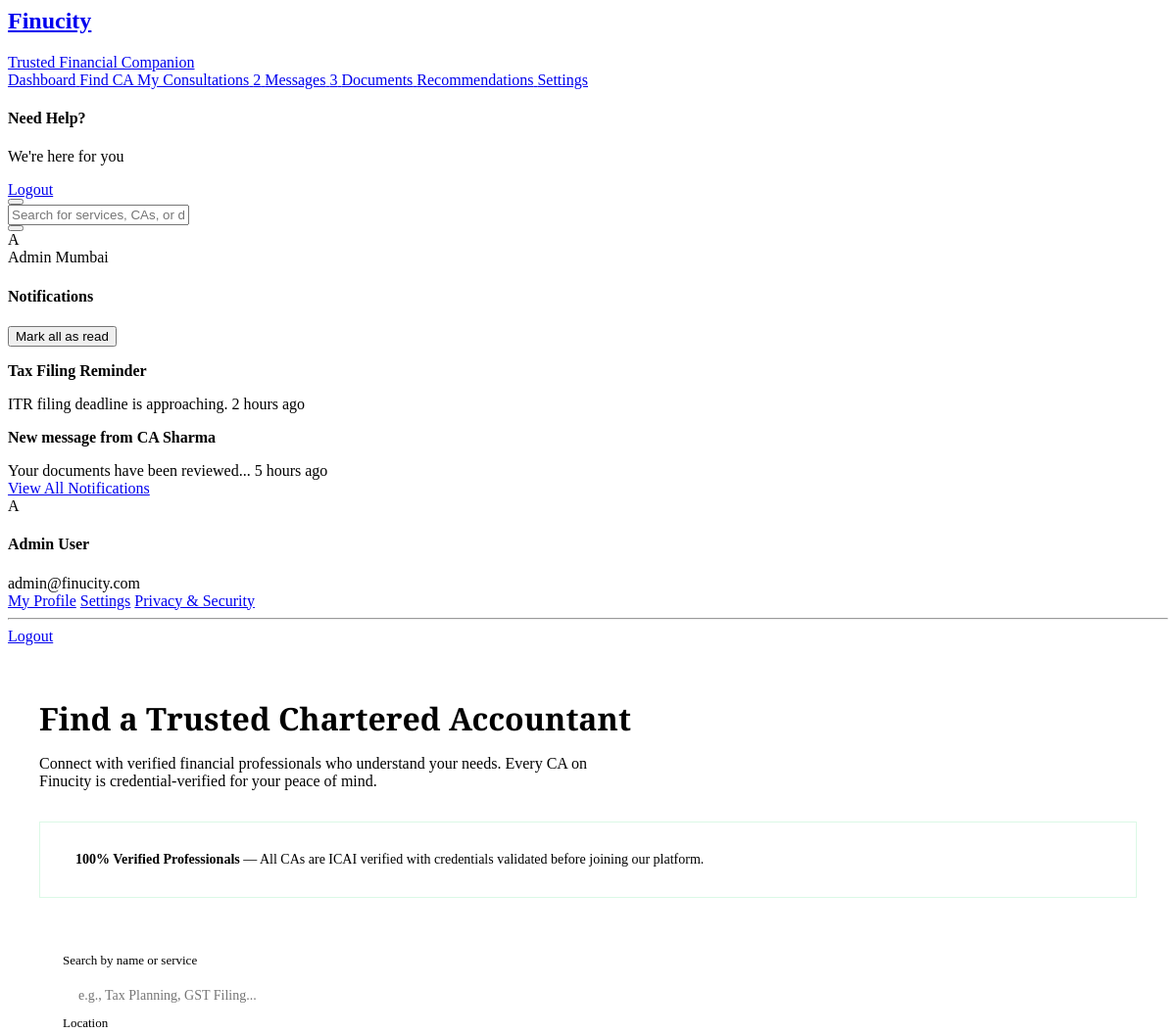
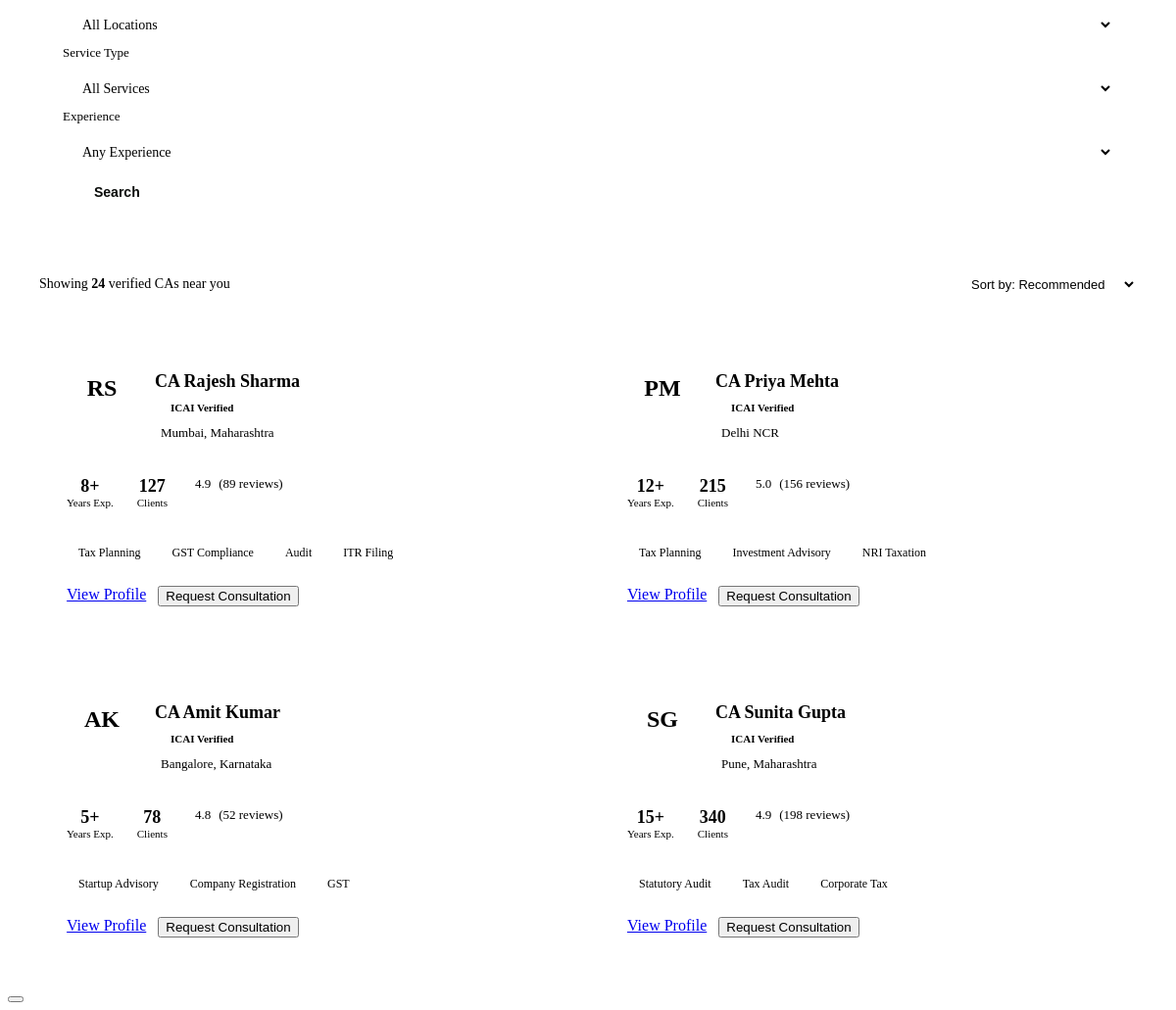
/user/find-ca (signed in), run on the app's committed database (2 pictures, top to bottom).
### finucity/models.py (models this page shows, shortened)
class User(UserMixin, db.Model):
    __tablename__ = 'users'
    id = db.Column(db.Integer, primary_key=True)
    username = db.Column(db.String(80), unique=True, nullable=False, index=True)
    email = db.Column(db.String(120), unique=True, nullable=False, index=True)
    password_hash = db.Column(db.String(200), nullable=False)
    first_name = db.Column(db.String(50), nullable=False)
    last_name = db.Column(db.String(50), nullable=False)
    phone = db.Column(db.String(15))
    profession = db.Column(db.String(100))
    city = db.Column(db.String(50))
    state = db.Column(db.String(50))
    is_active = db.Column(db.Boolean, default=True)
    is_admin = db.Column(db.Boolean, default=False)
    email_verified = db.Column(db.Boolean, default=False)
    created_at = db.Column(db.DateTime, default=datetime.utcnow)
    last_login = db.Column(db.DateTime)
    last_seen = db.Column(db.DateTime, default=datetime.utcnow)
    chat_queries = db.relationship('ChatQuery', backref='user', lazy='dynamic', cascade='all, delete-orphan')
    conversations = db.relationship('Conversation', backref='user', lazy='dynamic', cascade='all, delete-orphan')
    feedback_entries = db.relationship(
        'UserFeedback',
        foreign_keys='UserFeedback.user_id',
        backref='user',
        lazy='dynamic',
        cascade='all, delete-orphan'
    )
    admin_responses = db.relationship(
        'UserFeedback',
        foreign_keys='UserFeedback.admin_user_id',
        backref='admin',
        lazy='dynamic'
    )

### finucity/routes.py (the view)
@main_bp.route('/user/find-ca', endpoint='find_ca')
@login_required
def find_ca():
    return render_template('user/find_ca.html', user=current_user)

### finucity/templates/user/find_ca.html (shortened to what this page needs)
<html lang="en">
<head>
    <link rel="stylesheet" href="https://cdnjs.cloudflare. com/ajax/libs/font-awesome/6.4.0/css/all.min.css">
    <link rel="stylesheet" href="{{ url_for('static', filename='css/user-dashboard. css') }}">
</head>
<body>
    {% include 'user/partials/sidebar.html' %}
    <main class="main-content">
        {% include 'user/partials/header.html' %}
        <div class="find-ca-page">
            <div class="page-header">
                <h1>Find a Trusted Chartered Accountant</h1>
                <p>Connect with verified financial professionals who understand your needs.  Every CA on Finucity is credential-verified for your peace of mind.</p>
            </div>
            <div class="trust-banner">
                <p><strong>100% Verified Professionals</strong> — All CAs are ICAI verified with credentials validated before joining our platform.</p>
            </div>
            <div class="search-filters">
                <div class="filters-row">
                    <div class="filter-group">
                        <label>Search by name or service</label>
                        <input type="text" class="filter-input" placeholder="e.g., Tax Planning, GST Filing... ">
                    </div>
                    <div class="filter-group">
                        <label>Location</label>
                        <select class="filter-input">
                            <option>All Locations</option>
                        </select>
                    </div>
                    <div class="filter-group">
                        <label>Service Type</label>
                        <select class="filter-input">
                            <option>All Services</option>
                        </select>
                    </div>
                    <div class="filter-group">
                        <label>Experience</label>
                        <select class="filter-input">
                            <option>Any Experience</option>
                        </select>
                    </div>
                    <button class="search-btn">
                         Search
                    </button>
                </div>
            </div>
            <div class="results-header">
                <span class="results-count">Showing <strong>24</strong> verified CAs near you</span>
                <select class="sort-select">
                    <option>Sort by:  Recommended</option>
                </select>
            </div>
            <div class="ca-grid">
                <div class="ca-card">
                    <div class="ca-card-header">
                        <div class="ca-photo">RS</div>
                        <div class="ca-basic-info">
                            <h3>CA Rajesh Sharma</h3>
                            <div class="ca-verified"> ICAI Verified</div>
                            <div class="ca-location"> Mumbai, Maharashtra</div>
                        </div>
                    </div>
                    <div class="ca-stats">
                        <div class="ca-stat">
                            <span class="ca-stat-value">8+</span>
                            <span class="ca-stat-label">Years Exp. </span>
                        </div>
                        <div class="ca-stat">
                            <span class="ca-stat-value">127</span>
                            <span class="ca-stat-label">Clients</span>
                        </div>
                        <div class="ca-stat">
                            <div class="ca-rating">
                                 4.9
                                <span>(89 reviews)</span>
                            </div>
                        </div>
                    </div>
                    <div class="ca-services">
                        <span class="service-tag">Tax Planning</span>
                        <span class="service-tag">GST Compliance</span>
                        <span class="service-tag">Audit</span>
                        <span class="service-tag">ITR Filing</span>
                    </div>
                    <div class="ca-card-actions">
                        <a href="#" class="btn-primary">View Profile</a>
                        <button class="btn-secondary">Request Consultation</button>
                    </div>
                </div>
                <div class="ca-card">
                    <div class="ca-card-header">
                        <div class="ca-photo">PM</div>
                        <div class="ca-basic-info">
                            <h3>CA Priya Mehta</h3>
                            <div class="ca-verified"> ICAI Verified</div>
                            <div class="ca-location"> Delhi NCR</div>
                        </div>
                    </div>
                    <div class="ca-stats">
                        <div class="ca-stat">
                            <span class="ca-stat-value">12+</span>
                            <span class="ca-stat-label">Years Exp.</span>
                        </div>
                        <div class="ca-stat">
                            <span class="ca-stat-value">215</span>
                            <span class="ca-stat-label">Clients</span>
                        </div>
                        <div class="ca-stat">
                            <div class="ca-rating">
                                 5.0
                                <span>(156 reviews)</span>
                            </div>
                        </div>
                    </div>
                    <div class="ca-services">
                        <span class="service-tag">Tax Planning</span>
                        <span class="service-tag">Investment Advisory</span>
                        <span class="service-tag">NRI Taxation</span>
                    </div>
                    <div class="ca-card-actions">
                        <a href="#" class="btn-primary">View Profile</a>
                        <button class="btn-secondary">Request Consultation</button>
                    </div>
                </div>
                <div class="ca-card">
                    <div class="ca-card-header">
                        <div class="ca-photo">AK</div>
                        <div class="ca-basic-info">
                            <h3>CA Amit Kumar</h3>
                            <div class="ca-verified"> ICAI Verified</div>
                            <div class="ca-location"> Bangalore, Karnataka</div>
                        </div>
                    </div>
                    <div class="ca-stats">
                        <div class="ca-stat">
                            <span class="ca-stat-value">5+</span>
                            <span class="ca-stat-label">Years Exp.</span>
                        </div>
                        <div class="ca-stat">
                            <span class="ca-stat-value">78</span>
                            <span class="ca-stat-label">Clients</span>
                        </div>
                        <div class="ca-stat">
                            <div class="ca-rating">
                                 4.8
                                <span>(52 reviews)</span>
                            </div>
                        </div>
                    </div>
                    <div class="ca-services">
                        <span class="service-tag">Startup Advisory</span>
                        <span class="service-tag">Company Registration</span>
                        <span class="service-tag">GST</span>
                    </div>
                    <div class="ca-card-actions">
                        <a href="#" class="btn-primary">View Profile</a>
                        <button class="btn-secondary">Request Consultation</button>
                    </div>
                </div>
                <div class="ca-card">
                    <div class="ca-card-header">
                        <div class="ca-photo">SG</div>
                        <div class="ca-basic-info">
                            <h3>CA Sunita Gupta</h3>
                            <div class="ca-verified"> ICAI Verified</div>
                            <div class="ca-location"> Pune, Maharashtra</div>
                        </div>
                    </div>
                    <div class="ca-stats">
                        <div class="ca-stat">
                            <span class="ca-stat-value">15+</span>
                            <span class="ca-stat-label">Years Exp.</span>
                        </div>
                        <div class="ca-stat">
                            <span class="ca-stat-value">340</span>
                            <span class="ca-stat-label">Clients</span>
                        </div>
                        <div class="ca-stat">
                            <div class="ca-rating">
                                 4.9
                                <span>(198 reviews)</span>
                            </div>
                        </div>
                    </div>
                    <div class="ca-services">
                        <span class="service-tag">Statutory Audit</span>
                        <span class="service-tag">Tax Audit</span>
                        <span class="service-tag">Corporate Tax</span>
                    </div>
                    <div class="ca-card-actions">
                        <a href="#" class="btn-primary">View Profile</a>
                        <button class="btn-secondary">Request Consultation</button>
                    </div>
                </div>
            </div>
        </div>
    </main>
    <button class="mobile-toggle" onclick="toggleSidebar()">
    </button>
</body>
</html>

### finucity/templates/user/partials/header.html (shortened to what this page needs)
<header class="header">
    <button class="mobile-menu-btn" onclick="toggleSidebar()">
    </button>
    <div class="header-search">
        <input type="text" placeholder="Search for services, CAs, or documents... ">
    </div>
    <div class="header-right">
        <button class="header-btn notification-btn" onclick="toggleNotifications()">
        </button>
        <div class="header-profile" onclick="toggleProfileMenu()">
            <div class="profile-avatar">
                {{ current_user.first_name[0]|upper if current_user.first_name else 'U' }}
            </div>
            <div class="profile-info">
                <span class="profile-name">{{ current_user.first_name or 'User' }}</span>
                <span class="profile-location"> Mumbai</span>
            </div>
        </div>
    </div>
    <div class="notifications-dropdown" id="notificationsDropdown">
        <div class="notifications-header">
            <h4>Notifications</h4>
            <button>Mark all as read</button>
        </div>
        <div class="notifications-list">
            <div class="notification-item unread">
                <div class="notification-content">
                    <p><strong>Tax Filing Reminder</strong></p>
                    <span>ITR filing deadline is approaching. </span>
                    <time>2 hours ago</time>
                </div>
            </div>
            <div class="notification-item unread">
                <div class="notification-content">
                    <p><strong>New message from CA Sharma</strong></p>
                    <span>Your documents have been reviewed... </span>
                    <time>5 hours ago</time>
                </div>
            </div>
        </div>
        <a href="#" class="notifications-footer">View All Notifications</a>
    </div>
    <div class="profile-dropdown" id="profileDropdown">
        <div class="profile-dropdown-header">
            <div class="profile-avatar-lg">
                {{ current_user.first_name[0]|upper if current_user.first_name else 'U' }}
            </div>
            <div>
                <h4>{{ current_user.first_name or 'User' }} {{ current_user.last_name or '' }}</h4>
                <span>{{ current_user. email }}</span>
            </div>
        </div>
        <div class="profile-dropdown-menu">
            <a href="{{ url_for('main.profile') }}"> My Profile</a>
            <a href="{{ url_for('main.user_settings') }}"> Settings</a>
            <a href="#"> Privacy & Security</a>
            <hr>
            <a href="{{ url_for('auth.logout') }}" class="logout"> Logout</a>
        </div>
    </div>
</header>

### data on the page
User: first_name "A", first_name "Admin", last_name "User", email "admin@finucity.com"
